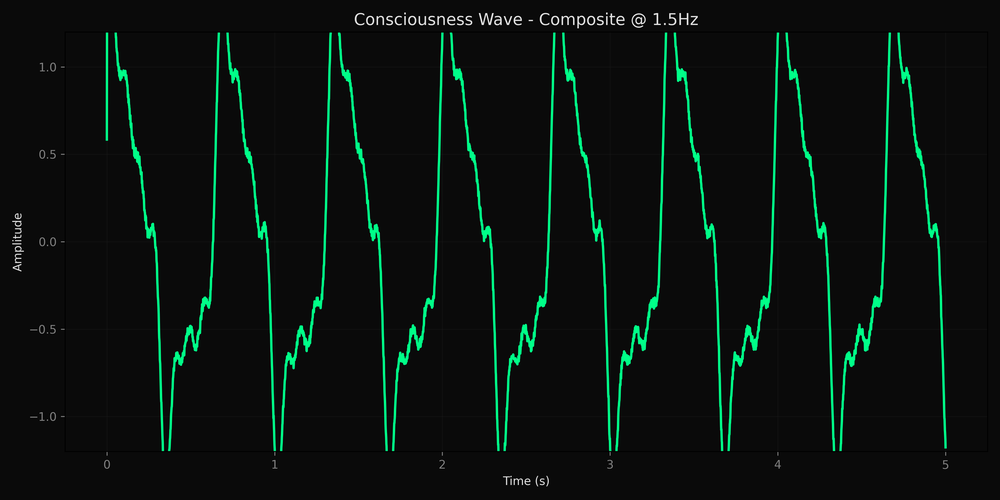
#> input picture dawn/subsystems/visual/Archive pre 18-06/consciousness_complex.png, 1000 x 500 px, shrunk from 3600 x 1800 before the run, given as the content of the folder juliet_flowers/fractal_signatures, which was not available
$ python signature_grid_animator.py
#> lines starting #> are read from the running program, lines starting #| are printed output that depends on the picture; pictures that were not available may be replaced by others from this repository, and a replacement may not be noted
import os
from PIL import Image
from datetime import datetime
from pathlib import Path

# CONFIG
SIGNATURE_DIR = "juliet_flowers/fractal_signatures"
OUTPUT_PATH = "juliet_flowers/cluster_report/signature_field.gif"
GRID_SIZE = (3, 2)  # cols, rows
DURATION = 300  # milliseconds per frame

def load_images_sorted_by_time(folder):
    images = list(Path(folder).glob("*.png"))
    return sorted(images, key=lambda p: p.stat().st_mtime)

def chunked(iterable, size):
    for i in range(0, len(iterable), size):
        yield iterable[i:i + size]

def build_grid(frames, grid_size):
    cols, rows = grid_size
    cell_w, cell_h = frames[0].size
    grid_img = Image.new("RGB", (cell_w * cols, cell_h * rows), color=(0, 0, 0))

    for idx, img in enumerate(frames):
        if idx >= cols * rows:
            break
        x = (idx % cols) * cell_w
        y = (idx // cols) * cell_h
        grid_img.paste(img, (x, y))
    return grid_img

def animate_signature_grid():
    os.makedirs(os.path.dirname(OUTPUT_PATH), exist_ok=True)
    images = load_images_sorted_by_time(SIGNATURE_DIR)

    grid_frames = []
    for frame_set in chunked(images, GRID_SIZE[0] * GRID_SIZE[1]):
        loaded = [Image.open(str(p)) for p in frame_set]
#> loaded = 1 item
        grid = build_grid(loaded, GRID_SIZE)
#> in build_grid, `grid_img = Image.new("RGB", (cell_w * cols, cell_h * rows), color=(0, ..`: grid_img: PIL image 3000x1000 RGB; every value is 0
#> the loop in build_grid, `for idx, img in enumerate(frames):` made 1 pass
#> (x, y) on pass 1: (0, 0)
#> after the loop in build_grid, `for idx, img in enumerate(frames):`:
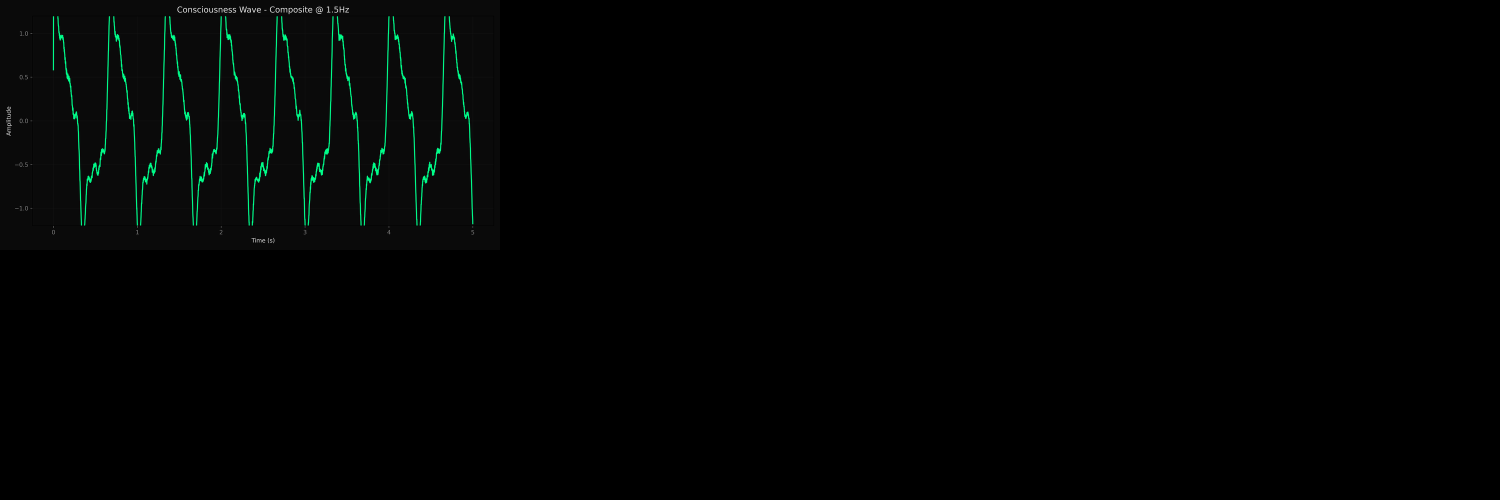
#> grid_img: PIL image 3000x1000 RGB (shown at 1/2 size); mean R, G, B 1.7, 3.3, 2.6
        grid_frames.append(grid)

    if grid_frames:
        grid_frames[0].save(OUTPUT_PATH, save_all=True, append_images=grid_frames[1:],
                            duration=DURATION, loop=0)
        print(f"✅ Animated signature grid saved to: {OUTPUT_PATH}")
    else:
        print("❌ No signature images found.")

if __name__ == "__main__":
    animate_signature_grid()

$ run again, on data/assets/galleries/dawn_consciousness_gallery/dawn_chaotic_entropy_20250826_173600.png
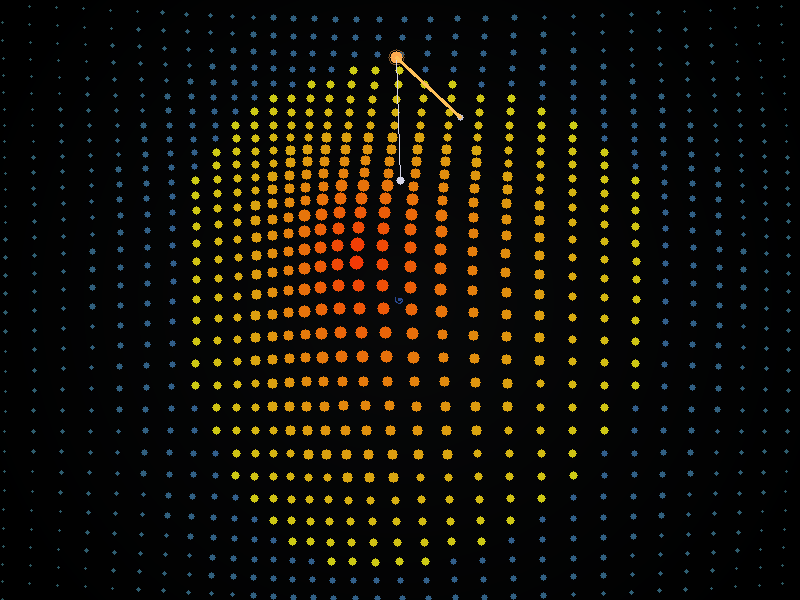
#> input picture data/assets/galleries/dawn_consciousness_gallery/dawn_chaotic_entropy_20250826_173600.png, 800 x 600 px, given as the content of the folder juliet_flowers/fractal_signatures, which was not available
#> loaded = 1 item
#> the loop in build_grid, `for idx, img in enumerate(frames):` made 1 pass
#> (x, y) on pass 1: (0, 0)
#> after the loop in build_grid, `for idx, img in enumerate(frames):`:
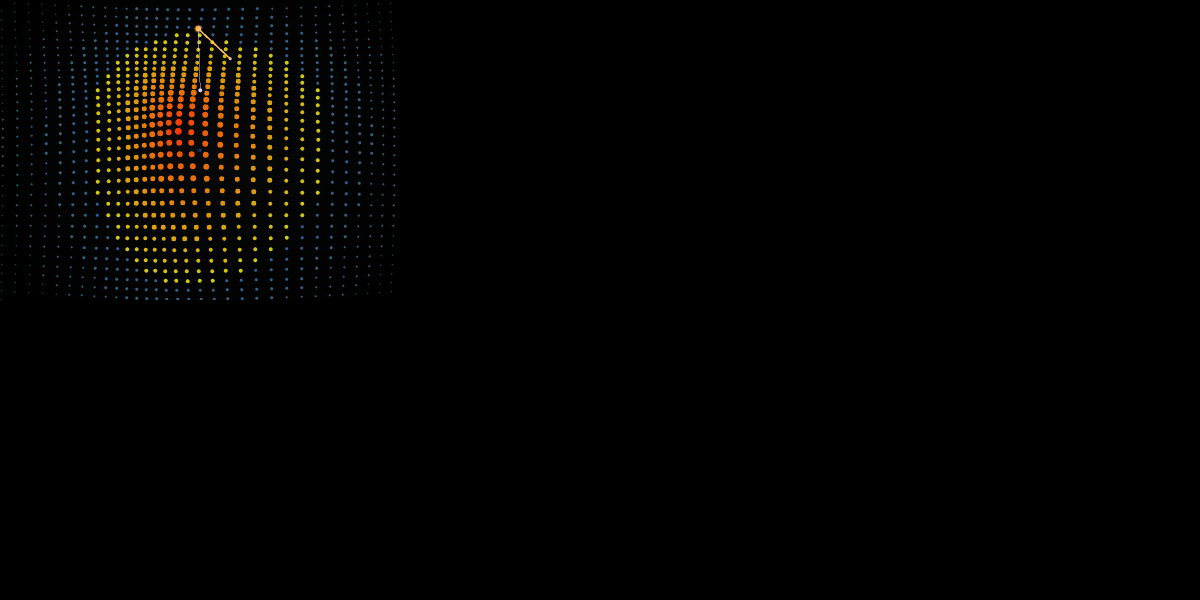
#> grid_img: PIL image 2400x1200 RGB (shown at 1/2 size); mean R, G, B 2.9, 2.5, 1.3

$ run again, on data/assets/galleries/dawn_consciousness_gallery/dawn_chaotic_entropy_20250826_173910.png
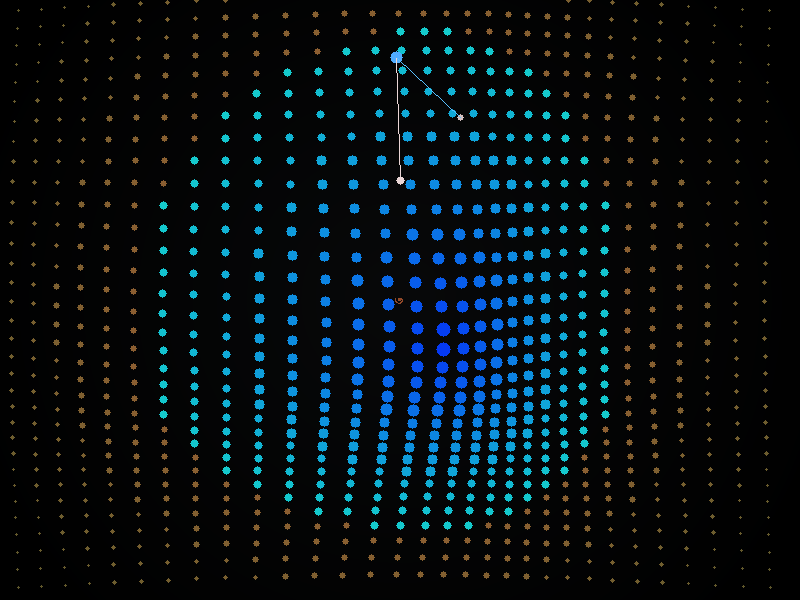
#> input picture data/assets/galleries/dawn_consciousness_gallery/dawn_chaotic_entropy_20250826_173910.png, 800 x 600 px, given as the content of the folder juliet_flowers/fractal_signatures, which was not available
#> loaded = 1 item
#> the loop in build_grid, `for idx, img in enumerate(frames):` made 1 pass
#> (x, y) on pass 1: (0, 0)
#> after the loop in build_grid, `for idx, img in enumerate(frames):`:
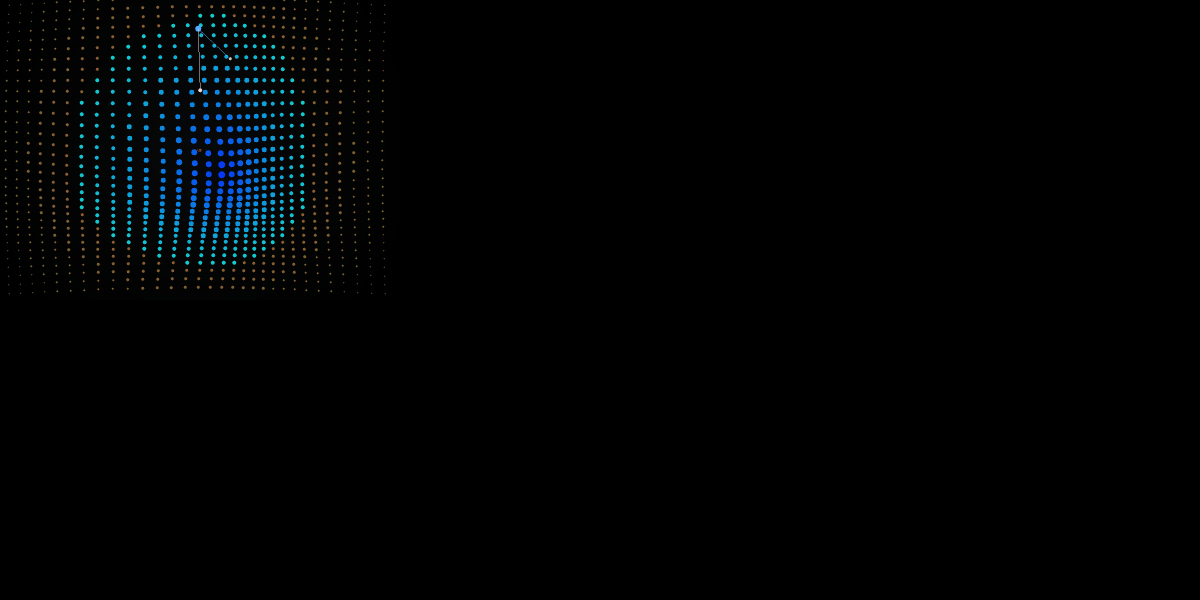
#> grid_img: PIL image 2400x1200 RGB (shown at 1/2 size); mean R, G, B 1.1, 2.4, 3
